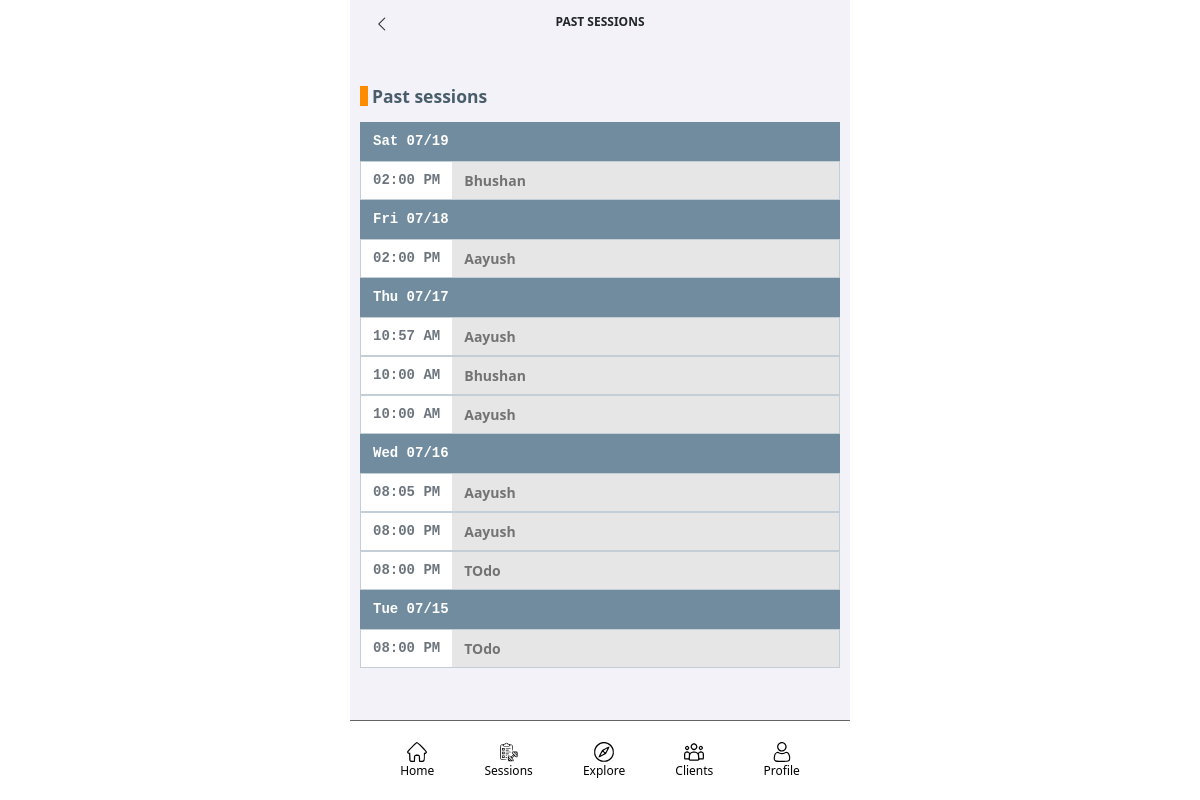
The app's page /fitnessApp/sessions/past (signed in) with its own data.
### fitnessApp/models/workoutSession_models.py (models this page shows)
class WorkoutSession(models.Model):
    workout = models.ForeignKey(Workout, on_delete=models.CASCADE)
    person = models.ForeignKey(FitnessAppPerson, on_delete=models.CASCADE, default="")
    scheduled_date = models.DateField(null=True, blank=True)
    scheduled_time = models.TimeField(null=True, blank=True)
    status = models.CharField(max_length=20, choices=WORKOUT_SESSION_STATUS_CHOICES, default="CREATED")
    current_step_sequence = models.IntegerField(default = 1)
    creator = models.ForeignKey(FitnessAppPerson, on_delete=models.SET_NULL, null=True, related_name='creator')

### fitnessApp/models/fitnessAppUser_models.py (models this page shows, shortened)
class FitnessAppPerson(models.Model):
    first_name = models.CharField(max_length=500, null=False, blank=False)
    last_name = models.CharField(max_length=500, blank=True)
    coach_flag = models.BooleanField(default=False)
    coach = models.ForeignKey('self', on_delete=models.SET_NULL, null=True)
    email = models.EmailField(max_length=100, null=True, blank=True)
    phone_number = models.CharField(max_length=20, null=True, blank=True)

### fitnessApp/views/session_views.py (the view)
# urls.py: path("sessions/past", PastSessionView.as_view(), name="past-sessions"),
class PastSessionView(LoginRequiredMixin, ListView):
    model = WorkoutSession
    template_name = "past_session.html"
    paginate_by = 50
    def get_queryset(self):
        queryset = super().get_queryset()
        if (self.request.user.person.coach_flag):
            queryset = queryset.filter(Q(creator=self.request.user.person) & (Q(scheduled_date__lt=date.today()) | Q(scheduled_date__isnull=True))).order_by((F('scheduled_date').desc(nulls_last=True)), (F('scheduled_time').desc(nulls_last=True)))
        else:
            queryset = queryset.filter(Q(person=self.request.user.person) & (Q(scheduled_date__lt=date.today()) | Q(scheduled_date__isnull=True))).order_by((F('scheduled_date').desc(nulls_last=True)), (F('scheduled_time').desc(nulls_last=True)))
        return queryset

### fitnessApp/templates/past_session.html
{% extends "base/base.html" %}
{% load static %}
{% block title %}Past Sessions{% endblock %}
{% block header-left-link %}{% url 'sessions' %}{% endblock %}
{% block header-left-icon %}<i class="bi bi-chevron-left"></i>{% endblock %}
{% block content %}
<div>
{% if user.is_authenticated %}
<div class="workout-section-heading-past fs-5"><small><b>Past sessions</b></small></div>
<div class="container-fluid overflow-scroll" style="scrollbar-width: none;">
    {% regroup object_list by scheduled_date as grouped_pastSessions %}
    {% for group in grouped_pastSessions %}
        <div class="row fitnessapp-border-color-content">
            <div class="col pt-2 pb-2 font-monospace fitnessapp-bg-color-content">
                <span class="text-white fw-bolder"><small>{{ group.grouper|date:'D m/j'}}</small></span>
            </div>
        </div>
        {% for item in group.list %}
            {% include 'workoutsession_card.html' %}
        {% endfor %}
    {% empty %}
        <p><small>No past sessions. Add some <a href="{% url 'build-session' %}">personalized sessions</a> to do later.</small></p>
    {% endfor %}
</div>
</div>
{% endif %}
{% endblock %}

### fitnessApp/templates/workoutsession_card.html (shortened to what this page needs)
<a class="fitnessapp-profile-item" href="{% url 'workoutsession-do' item.id %}">
    <div class="row fitnessapp-bg-color-content-lighter fitnessapp-border-color-content-light">
        <div class="col-auto pt-2 pb-2 bg-white font-monospace">
            <span class="text-secondary fw-bolder"><small>{{ item.scheduled_time|date:'h:i A'}}</small></span>
        </div>
        <div class="col pt-2 pb-2 fitnessapp-bg-color-content-lighter">
            <span class="text-black-50 fw-bolder"><small>{{ item.person.first_name}}</small></span>
        </div>
    </div>
</a>

### fitnessApp/static/css/main.css (style rules this page uses)
:root { --fitnessapp-color-palette-content: #718C9E; --fitnessapp-color-palette-header: #495D6A; --fitnessapp-color-palette-content-light: #C3CED6; --fitnessapp-color-palette-content-lighter: #e6e6e6; }
.fitnessapp-bg-color-content { background-color: var(--fitnessapp-color-palette-content); }
.fitnessapp-bg-color-content-lighter { background-color: var(--fitnessapp-color-palette-content-lighter); }
.fitnessapp-border-color-content { border: 1px solid var(--fitnessapp-color-palette-content); }
.fitnessapp-border-color-content-light { border: 1px solid var(--fitnessapp-color-palette-content-light); }
body { background: white }
.fitnessapp-profile-item { text-decoration: none; color: rgb(83, 82, 82); }
.workout-section-heading-today, .workout-section-heading-upcoming, .workout-section-heading-past, .workout-circuit-heading { border-left: 0.5rem solid; margin-top: 1.75rem; margin-bottom: 1.0rem; height: 1.25rem; padding-left: 0.25rem; line-height: 1.25rem; color: var(--fitnessapp-color-palette-header) }
.workout-section-heading-past { border-left-color: darkorange; }

### records on screen
WorkoutSession: grouper "Sat 07/19", scheduled_time "02:00 PM", person.first_name "Bhushan"
WorkoutSession: grouper "Fri 07/18", scheduled_time "02:00 PM", person.first_name "Aayush"
WorkoutSession: grouper "Thu 07/17", scheduled_time "10:57 AM", person.first_name "Aayush"
WorkoutSession: scheduled_time "10:00 AM", person.first_name "Bhushan"
WorkoutSession: scheduled_time "10:00 AM", person.first_name "Aayush"
WorkoutSession: grouper "Wed 07/16", scheduled_time "08:05 PM", person.first_name "Aayush"
WorkoutSession: scheduled_time "08:00 PM", person.first_name "Aayush"
WorkoutSession: scheduled_time "08:00 PM", person.first_name "TOdo"
WorkoutSession: grouper "Tue 07/15", scheduled_time "08:00 PM", person.first_name "TOdo"
